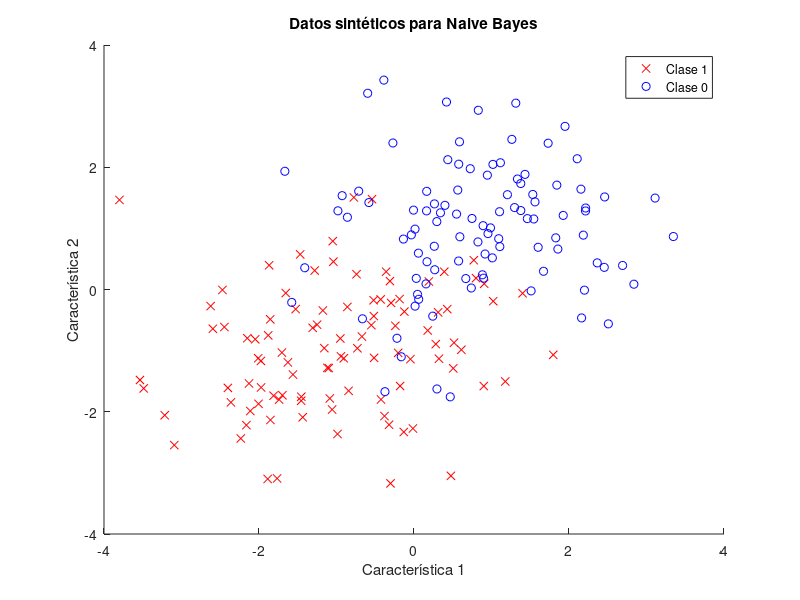

This figure's MATLAB source: (Note: this script raises an error after producing the figure.)
% Generar datos sintéticos
rng(1); % Para reproducibilidad
n = 100; % Número de muestras por clase
X = [randn(n, 2) + 1; randn(n, 2) - 1]; % Características
y = [ones(n, 1); zeros(n, 1)]; % Etiquetas: 1 y 0

% Visualizar los datos
figure;
gscatter(X(:,1), X(:,2), y, 'rb', 'xo');
xlabel('Característica 1');
ylabel('Característica 2');
title('Datos sintéticos para Naive Bayes');
legend('Clase 1', 'Clase 0');

% Entrenar el modelo Naive Bayes
naiveBayesModel = fitcnb(X, y);

% Mostrar el modelo entrenado
disp(naiveBayesModel);

% Predecir las etiquetas
predicciones = predict(naiveBayesModel, X);

% Evaluar la precisión del modelo
precision = mean(predicciones == y);
fprintf('Precisión del modelo: %.2f%%\n', precision * 100);

% Visualizar las predicciones
d = 0.02; % Densidad de la malla
[x1Grid, x2Grid] = meshgrid(min(X(:,1)):d:max(X(:,1)), min(X(:,2)):d:max(X(:,2)));
xGrid = [x1Grid(:), x2Grid(:)];
prediccionesGrid = predict(naiveBayesModel, xGrid);

% Visualizar la frontera de decisión
figure;
gscatter(X(:,1), X(:,2), y, 'rb', 'xo');
hold on;
% Dibuja las predicciones de la malla con scatter
scatter(xGrid(:,1), xGrid(:,2), 10, prediccionesGrid, 'filled', 'MarkerFaceAlpha', 0.1);
xlabel('Característica 1');
ylabel('Característica 2');
title('Naive Bayes con frontera de decisión');
legend('Clase 1', 'Clase 0', 'Ubicaciones predichas');
hold off;